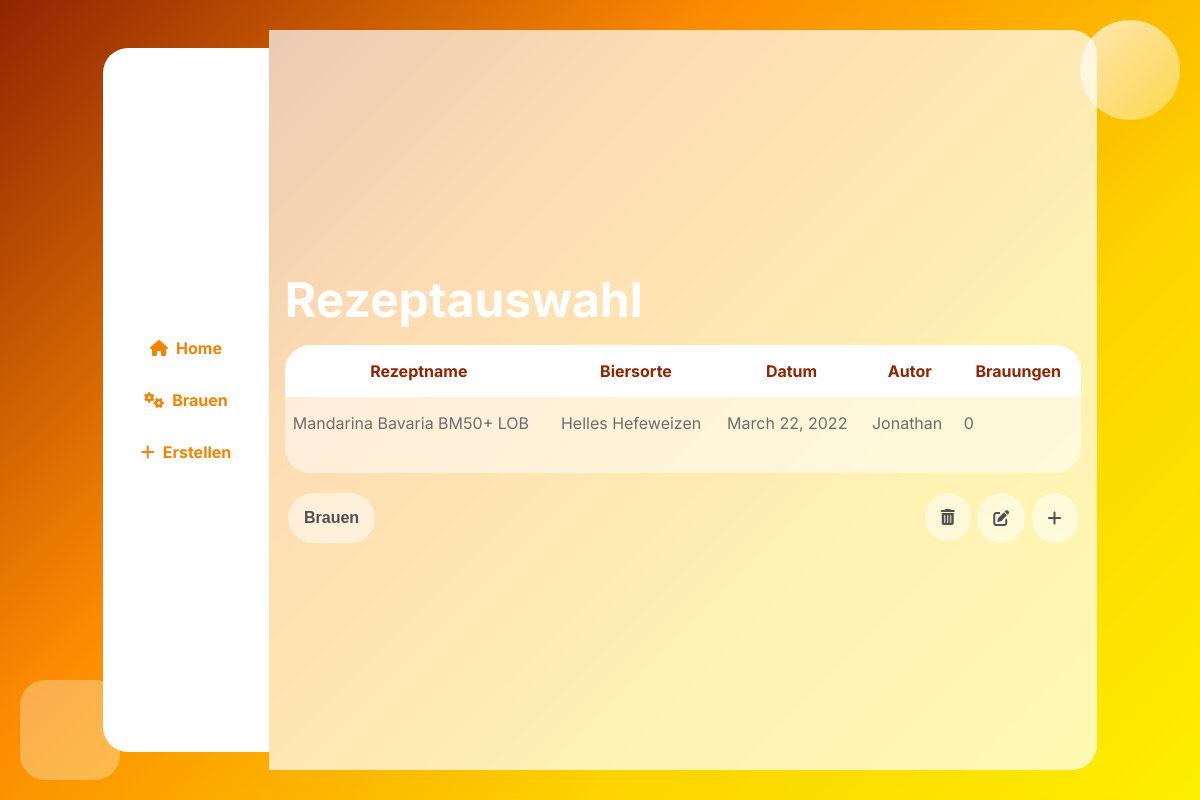
The page /home on the database its author committed.
### brewing/models.py (models this page shows, shortened)
class brew_recipe(models.Model):
    id = models.AutoField(primary_key=True)
    name = models.CharField(max_length=100)
    date = models.DateField(auto_now=True)
    bier_sorte = models.CharField(max_length=100)
    author = models.CharField(max_length=100)
    ausschlagwuerze = models.CharField(max_length=100, default="")
    sudhausausbeute = models.CharField(max_length=100)
    stamwuerze = models.CharField(max_length=100)
    ibu = models.IntegerField()
    ebc = models.IntegerField()
    alcohol = models.FloatField(default=0)
    description = models.TextField(max_length=1000)
    brauwasser = models.CharField(max_length=800)
    schüttung = models.CharField(max_length=800)
    maischplan = models.CharField(max_length=800)
    wuerzekochen = models.CharField(max_length=800)
    gärung = models.CharField(max_length=800)
    number_of_brews = models.IntegerField(default=0)

### brewing/views.py (the view, shortened to what this page needs)
# urls.py: 2. Add a URL to urlpatterns:  path('', views.home, name='home')
def home(request):
    if(request.method == "GET"):
        recipes = brew_recipe.objects.all()
        return render(request, 'brewing/home.html',{
            "recipes": recipes,
        })

### brewing/templates/brewing/home.html (shortened to what this page needs)
{% extends "brewing/template.html" %}
{% load static %}
{% block maincontent %}
<main class="main-xl">
  <h1>Rezeptauswahl</h1>
  <div id="recipeTableBox">
  <table id="selectRecipeTable">
    <thead>
      <tr>
        <th onclick="SortTable(0, 'T')">Rezeptname</th>
        <th onclick="SortTable(1, 'T')">Biersorte</th>
        <th onclick="SortTable(2, 'D', 'dmy')">Datum</th>
        <th onclick="SortTable(3, 'T')">Autor</th>
        <th onclick="SortTable(4, 'N')">Brauungen</th>
      </tr>
    </thead>
    <tbody>
      {% for recipe in recipes %}
      <tr>
          <td>{{recipe.name}}</td>
          <td>{{recipe.bier_sorte}}</td>
          <td>{{recipe.date}}</td>
          <td>{{recipe.author}}</td>
          <td>{{recipe.number_of_brews}}</td>
      </tr>
      {% endfor %}
    </tbody>
  </table>
</div>
  <div class="recipeButtonBox">
  <button type="button" class="submitButton" id="submitRecipe">Brauen</button>
  <div class="recipeEditButtonBox">
    <form id="delete_form" action="{% url 'home' %}" method="post">
      <button class="submitButton" id="delRecipe"><i class="fa-solid fa-trash-can"></i></button>
    </form>
    <button type="button" class="submitButton" id="editRecipe"><i class="fa-solid fa-pen-to-square"></i></button>
    <button type="button" class="submitButton" id="addRecipe" onclick="location.href='create'"><i class="fa-solid fa-plus"></i></button>
  </div>
</div>
</main>
{% endblock %}

### brewing/static/css/create.css (style rules this page uses)
h1 { font-size: 3rem; color: white; margin: 1rem 0; }
.submitButton { background: var(--trans05); border: none; border-radius: 25px; padding: 1rem; font-size: 1rem; color: var(--dark-grey); display: flex; justify-content: center; align-items: center; margin: 0.2rem; font-weight: bold; }

### brewing/static/css/home.css (style rules this page uses)
.main-xl { width: 100%; border-radius: 0 25px 25px 0; align-items: flex-start; justify-content: center; }
#recipeTableBox { background-color:var(--trans05); padding: 0 0 1.5rem 0; border-radius: 25px; width: 100%; overflow-x: auto; align-self: flex-start; }
#selectRecipeTable { width: 100%; border-spacing: 0px; overflow-x: auto; }
#selectRecipeTable thead { background-color:rgb(255, 255, 255); border-radius: 25px; }
#selectRecipeTable thead tr { border-radius:25px 25px 0 0; }
#selectRecipeTable thead th { color:var(--brown); padding: 1rem; border: none; font-size: 1rem; cursor: pointer; }
#selectRecipeTable thead th:first-child { border-radius:25px 0 0 0; }
#selectRecipeTable thead th:last-child { border-radius:0 25px 0 0; }
#selectRecipeTable tbody tr td { padding: 1rem 0.5rem 1rem 0.5rem; }
#selectRecipeTable tbody tr { cursor: pointer; color:rgb(109, 109, 109); }
.recipeButtonBox { width: 100%; display: flex; flex-direction: row; margin-top: 1rem; justify-content: space-between; }
.recipeEditButtonBox { display: flex; flex-direction: row; }
@media only screen and (min-width: 600px) { .main-xl { width: 100%; height: 105%; } }

### brewing/static/css/template.css (style rules this page uses)
:root { --brown: rgb(144, 37, 4); --orange: rgb(243, 131, 1); --yellow: rgb(253, 237, 0); --white: rgb(255, 255, 255); --dark-grey: rgb(80, 80, 80); --light-grey: rgb(170, 170, 170); --trans03: rgba(255, 255, 255, 0.3); --trans05: rgba(255, 255, 255, 0.5); --trans07: rgba(255, 255, 255, 0.7); --gradient: linear-gradient(135deg, #902504 0%, #FB8B01 36%, #FDD400 70%, #FDEE00 100%); --gradientWhite: linear-gradient(135deg, rgba(255, 255, 255, 0.7) 0%, rgba(255, 255, 255, 0.3) 100%); }
* { box-sizing: border-box; }
html { width: 100%; height: 100%; padding: 0; margin: 0; overflow: hidden; font-family: 'Inter'; }
body { margin: 0; background: var(--gradient); background-repeat: no-repeat; backdrop-filter: blur(4px); z-index: -10; width: 100%; height: 100%; display: flex; align-items: center; justify-content: center; flex-direction: row !important; padding: 3rem !important; }
main { background: var(--trans07); height: 105%; overflow-y: auto; padding: 1rem; margin: 0; display: flex; align-items: flex-start; justify-content: flex-start; flex-direction: column; }
button { cursor: pointer; }
@media only screen and (min-width: 600px) { body { flex-direction: row !important; padding: 2rem !important; overflow-y: auto; } }
@media only screen and (min-width: 768px) { body { flex-direction: row !important; padding: 3rem !important; overflow-y: auto; } }

### rows shown on the page
brew_recipe: name "Mandarina Bavaria BM50+ LOB", bier_sorte "Helles Hefeweizen", date "March 22, 2022", author "Jonathan", number_of_brews "0"
